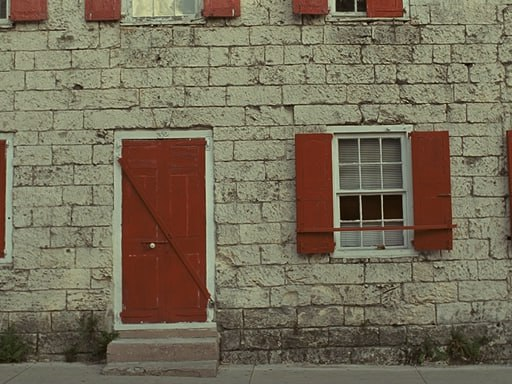
#> input picture edited-image.jpg, 512 x 384 px
$ python main.py
#> lines starting #> are read from the running program, lines starting #| are printed output that depends on the picture; after the words box and inside, x2 and y2 are one past the last pixel; in counts of white or black regions, pixels touching at a corner belong together
import cv2
import numpy as np
import matplotlib.pyplot as plt

# =============================
# 1) READ RGB IMAGE
# =============================
IMAGE_PATH = "edited-image.jpg"

img_bgr = cv2.imread(IMAGE_PATH)
#> img_bgr is the input picture: shape (384, 512, 3); mean B, G, R 88.4, 109, 118.2
if img_bgr is None:
    raise FileNotFoundError("Не знайдено зображення")

img_rgb = cv2.cvtColor(img_bgr, cv2.COLOR_BGR2RGB)

# =============================
# 2) RGB -> GRAY
# =============================
r = img_rgb[:, :, 0].astype(np.float32)
g = img_rgb[:, :, 1].astype(np.float32)
b = img_rgb[:, :, 2].astype(np.float32)

img_gray = 0.299 * r + 0.587 * g + 0.114 * b
img_gray = np.round(img_gray).clip(0, 255).astype(np.uint8)

# =============================
# ФУНКЦІЇ ДЛЯ ПОБУДОВИ ГРАФІКІВ
# =============================
def segment_into_blocks(gray, block):
    H, W = gray.shape
    H2 = (H // block) * block
    W2 = (W // block) * block
    cropped = gray[:H2, :W2]
    blocks = cropped.reshape(H2 // block, block, W2 // block, block).swapaxes(1, 2)
    return blocks, cropped

def compute_features_no_entropy(blocks):
    """
    Без ентропії:
    - variance: для вибору більш "однорідного" сегмента
    - gradient: для вибору більш "деталізованого" сегмента
    """
    bh, bw, bs, _ = blocks.shape
    variance = np.zeros((bh, bw))
    gradient = np.zeros((bh, bw))

    for i in range(bh):
        for j in range(bw):
            blk = blocks[i, j]
            variance[i, j] = np.var(blk)

            gx = np.abs(np.diff(blk.astype(np.int16), axis=1)).mean()
            gy = np.abs(np.diff(blk.astype(np.int16), axis=0)).mean()
            gradient[i, j] = gx + gy

    return variance, gradient

def plot_histograms(pixels, title):
    vals = pixels.flatten()

    plt.figure(figsize=(12, 4))

    # Frequency
    plt.subplot(1, 2, 1)
    plt.hist(vals, bins=256, range=(0, 256))
    plt.title("Частота інтенсивності пікселів")
    plt.xlabel("Інтенсивність (0-255)")
    plt.ylabel("Частота")
    plt.xlim(0, 255)
    plt.ylim(bottom=0)

    # Density
    plt.subplot(1, 2, 2)
    plt.hist(vals, bins=256, range=(0, 256), density=True)
    plt.title("Розподіл інтенсивності пікселів (щільність)")
    plt.xlabel("Інтенсивність (0-255)")
    plt.ylabel("Щільність")
    plt.xlim(0, 255)
    plt.ylim(bottom=0)

    plt.suptitle(title)
    plt.tight_layout()
    plt.show()

# =============================
# Показ RGB і Grayscale
# =============================
plt.figure(figsize=(12, 5))

plt.subplot(1, 2, 1)
plt.imshow(img_rgb)
plt.title("RGB зображення")
plt.axis("off")

plt.subplot(1, 2, 2)
plt.imshow(img_gray, cmap="gray")
plt.title("Зображення у відтінках сірого")
plt.axis("off")

plt.tight_layout()
plt.show()

# Гістограми для whole image
plot_histograms(img_gray, "Гістограма всього зображення (фіксована вісь X: 0..255)")

# =============================
# 3) SEGMENTATION (8 / 16 / 32)
# =============================
for BLOCK_SIZE in [8, 16, 32]:
    blocks, cropped = segment_into_blocks(img_gray, BLOCK_SIZE)
    variance, gradient = compute_features_no_entropy(blocks)

    # 1) First segment = мін variance (найбільш однорідний)
    first_idx = np.unravel_index(np.argmin(variance), variance.shape)

    # 2) Third segment = макс gradient (найбільш деталізований)
    third_idx = np.unravel_index(np.argmax(gradient), gradient.shape)

    # 3) Second segment = "середній" (візьмемо блок з variance ближче до медіани)
    var_flat = variance.flatten()
    median_var = np.median(var_flat)
    second_flat_idx = np.argmin(np.abs(var_flat - median_var))
    second_idx = np.unravel_index(second_flat_idx, variance.shape)

    segments = {
        "Перший сегмент": blocks[first_idx],
        "Другий сегмент": blocks[second_idx],
        "Третій сегмент": blocks[third_idx]
    }

    # ---- Показ розбиття на блоки (рамки) ----
    preview = cv2.cvtColor(cropped, cv2.COLOR_GRAY2BGR)

    for name, (i, j) in zip(segments.keys(), [first_idx, second_idx, third_idx]):
        y0 = i * BLOCK_SIZE
        x0 = j * BLOCK_SIZE
        cv2.rectangle(
            preview,
            (x0, y0),
            (x0 + BLOCK_SIZE - 1, y0 + BLOCK_SIZE - 1),
            (0, 0, 255),
            2
        )

    plt.figure(figsize=(6, 6))
    plt.imshow(cv2.cvtColor(preview, cv2.COLOR_BGR2RGB))
    plt.title(f"Сегментація {BLOCK_SIZE}x{BLOCK_SIZE} (3 вибрані блоки)")
    plt.axis("off")
    plt.tight_layout()
    plt.show()

    # ---- Показ кожного сегмента + гістограм ----
    for name, block in segments.items():
        plt.figure(figsize=(4, 4))
        plt.imshow(block, cmap="gray")
        plt.title(f"{name} ({BLOCK_SIZE}x{BLOCK_SIZE})")
        plt.axis("off")
        plt.tight_layout()
        plt.show()

        plot_histograms(block, f"{name} - Гістограма ({BLOCK_SIZE}x{BLOCK_SIZE})")
#> this loop made 3 passes
#> (first_idx, third_idx, median_var, second_flat_idx, second_idx) on passes 1 to 3: ((18, 39), (12, 50), 375.4, 609, (9, 33)), ((17, 10), (1, 23), 570.6, 497, (15, 17)), ((5, 13), (1, 11), 714.5, 164, (10, 4))
#> pass 1, `variance, gradient = compute_features_no_entropy(blocks)`:
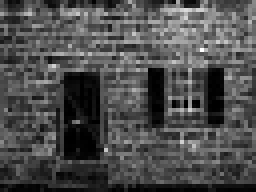
#> gradient: shape (48, 64) float64 (shown 4 times larger); min 0, max 79.86, mean 24.3; drawn with min black and max white
#> pass 1, `plt.show()`:
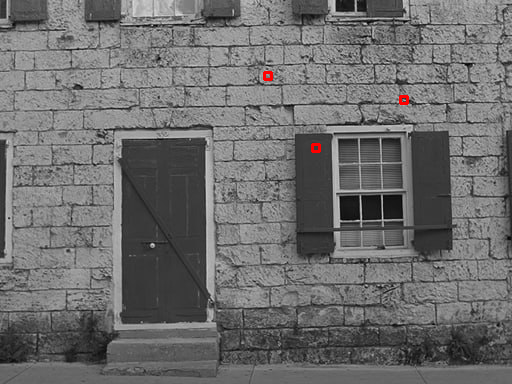
#> shown: shape (384, 512, 3); mean R, G, B 109.6, 109.3, 109.3
#> after the loop:
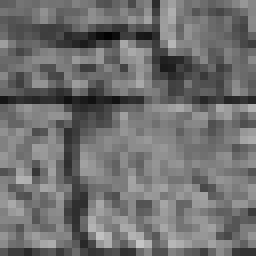
#> block: shape (32, 32) (shown 8 times larger); min 2, max 197, mean 111.2

# 4. Функція розрахування ентропії Шенона
def calculate_shannon_entropy(image):
    # Отримуємо гістограму і нормалізуємо її для отримання ймовірностей
    hist = cv2.calcHist([image], [0], None, [256], [0, 256])
    probs = hist.flatten() / hist.sum()
    # Відфільтровуємо нульові значення для уникнення log(0)
    probs = probs[probs > 0]
    # Формула: H = -sum(p * log2(p))
    entropy = -np.sum(probs * np.log2(probs))
    return entropy


# 5. Функція розрахування міри Хартлі
def calculate_hartley_measure(image):
    # Міра Хартлі базується на кількості унікальних станів (рівнів яскравості)
    unique_values = np.unique(image)
    N = len(unique_values)
    if N > 0:
        return np.log2(N)
    return 0


# 6. Функція розрахування Марковського процесу першого порядку (умовна ентропія)
def calculate_markov_entropy(image):
    # Розраховуємо умовну ентропію H(X|Y) = H(X,Y) - H(Y)
    # Розглядаємо горизонтальні пари сусідніх пікселів
    y = image[:, :-1].flatten()  # поточний піксель
    x = image[:, 1:].flatten()  # наступний піксель

    # Спільна ймовірність p(x, y) через 2D гістограму
    joint_hist, _, _ = np.histogram2d(y, x, bins=256, range=[[0, 256], [0, 256]])
    joint_probs = joint_hist.flatten() / joint_hist.sum()
    joint_probs = joint_probs[joint_probs > 0]
    joint_entropy = -np.sum(joint_probs * np.log2(joint_probs))

    # Маргінальна ймовірність p(y)
    marginal_probs = joint_hist.sum(axis=1) / joint_hist.sum()
    marginal_probs = marginal_probs[marginal_probs > 0]
    marginal_entropy = -np.sum(marginal_probs * np.log2(marginal_probs))

    # Умовна ентропія
    conditional_entropy = joint_entropy - marginal_entropy
    return conditional_entropy

# =============================
# 7) Застосувати функції 4–6 до grayscale (img_gray)
# =============================

# 7.1 Розрахунок для grayscale
sh_gray = calculate_shannon_entropy(img_gray)
#> in calculate_shannon_entropy, `hist = cv2.calcHist([image], [0], None, [256], [0, 256])`: hist = 256 values, max 3893 at index 58, min 0 at index 0, mean 768
#> in calculate_shannon_entropy, `probs = hist.flatten() / hist.sum()`: probs = 256 values, max 0.0198 at index 58, min 0 at index 0, mean 0.00391
#> in calculate_shannon_entropy, `probs = probs[probs > 0]`: probs = 216 values, max 0.0198 at index 56, min 5.09e-06 at index 1, mean 0.00463
#> in calculate_shannon_entropy, `entropy = -np.sum(probs * np.log2(probs))`: entropy = 7.09
#> sh_gray = 7.09
ha_gray = calculate_hartley_measure(img_gray)
#> in calculate_hartley_measure, `unique_values = np.unique(image)`: unique_values = 216 values from 2 to 222
#> in calculate_hartley_measure, `N = len(unique_values)`: N = 216
#> ha_gray = 7.75
mk_gray = calculate_markov_entropy(img_gray)
#> in calculate_markov_entropy, `joint_probs = joint_probs[joint_probs > 0]`: joint_probs = 16542 values, max 0.00753 at index 2843, min 5.1e-06 at index 0, mean 6.05e-05
#> in calculate_markov_entropy, `joint_entropy = -np.sum(joint_probs * np.log2(joint_probs))`: joint_entropy = 12.58
#> in calculate_markov_entropy, `marginal_probs = joint_hist.sum(axis=1) / joint_hist.sum()`: marginal_probs = 256 values, max 0.0198 at index 58, min 0 at index 0, mean 0.00391
#> in calculate_markov_entropy, `marginal_probs = marginal_probs[marginal_probs > 0]`: marginal_probs = 216 values, max 0.0198 at index 56, min 5.1e-06 at index 1, mean 0.00463
#> in calculate_markov_entropy, `marginal_entropy = -np.sum(marginal_probs * np.log2(marginal_probs))`: marginal_entropy = 7.09
#> in calculate_markov_entropy, `conditional_entropy = joint_entropy - marginal_entropy`: conditional_entropy = 5.49
#> mk_gray = 5.49

print("\n=== Пункт 7: Метрики для grayscale (img_gray) ===")
print(f"Shannon (gray): {sh_gray:.4f} bits")
#| Shannon (gray): 7.0943 bits
print(f"Hartley (gray): {ha_gray:.4f} bits")
#| Hartley (gray): 7.7549 bits
print(f"Markov  (gray): {mk_gray:.4f} bits")
#| Markov  (gray): 5.4899 bits

# 7.2 Візуалізація: зліва зображення, справа стовпчики
plt.figure(figsize=(12, 5))

plt.subplot(1, 2, 1)
plt.imshow(img_gray, cmap="gray")
plt.title("Усе зображення (відтінки сірого)")
plt.axis("off")

plt.subplot(1, 2, 2)
metrics_names = ["Шеннон", "Хартлі", "Марков"]
metrics_vals = [sh_gray, ha_gray, mk_gray]
#> metrics_vals = [7.09, 7.75, 5.49]
plt.bar(metrics_names, metrics_vals)
plt.title("Значення ентропій (усе зображення)")
plt.ylabel("Значення (біти)")
for i, v in enumerate(metrics_vals):
    plt.text(i, v, f"{v:.4f}", ha="center", va="bottom")
#> this loop made 3 passes
#> v on passes 1 to 3: 7.09, 7.75, 5.49

plt.tight_layout()
plt.show()
#> figure, not shown here; panel 2: tallest bar 7.75 high, from x = 0.6 to 1.4


# =============================
# 8) Застосувати функції 4–6 до сегментів (8x8, 16x16, 32x32)
# =============================
print("\n=== Пункт 8: Метрики для сегментів (8x8, 16x16, 32x32) ===")

block_sizes = [8, 16, 32]
segment_names = ["Перший сегмент", "Другий сегмент", "Третій сегмент"]
metrics_names = ["Шеннон", "Хартлі", "Марков"]

# Словник для збереження результатів для фінальної гістограми
# Структура: results[metric_name][block_size][segment_name] = value
results = {m: {b: {} for b in block_sizes} for m in metrics_names}
#> results = 3 items

for bs in block_sizes:
    blocks, cropped = segment_into_blocks(img_gray, bs)
    variance, gradient = compute_features_no_entropy(blocks)

    first_idx = np.unravel_index(np.argmin(variance), variance.shape)
    third_idx = np.unravel_index(np.argmax(gradient), gradient.shape)

    var_flat = variance.flatten()
    median_var = np.median(var_flat)
    second_flat_idx = np.argmin(np.abs(var_flat - median_var))
    second_idx = np.unravel_index(second_flat_idx, variance.shape)

    segments = {
        "Перший сегмент": blocks[first_idx],
        "Другий сегмент": blocks[second_idx],
        "Третій сегмент": blocks[third_idx]
    }

    print(f"\n--- Блоки {bs}x{bs} ---")

    for seg_name, seg_img in segments.items():
        sh = calculate_shannon_entropy(seg_img)
        ha = calculate_hartley_measure(seg_img)
        mk = calculate_markov_entropy(seg_img)

        # Зберігаємо результати для загальної гістограми
        results["Шеннон"][bs][seg_name] = sh
        results["Хартлі"][bs][seg_name] = ha
        results["Марков"][bs][seg_name] = mk

        print(f"{seg_name}: Shannon={sh:.4f}, Hartley={ha:.4f}, Markov={mk:.4f}")

        # Візуалізація для кожного сегмента
        plt.figure(figsize=(10, 4))

        plt.subplot(1, 2, 1)
        plt.imshow(seg_img, cmap="gray")
        plt.title(f"{seg_name} ({bs}x{bs})")
        plt.axis("off")

        plt.subplot(1, 2, 2)
        vals = [sh, ha, mk]
        plt.bar(metrics_names, vals, color=['#1f77b4', '#ff7f0e', '#2ca02c'])
        plt.title(f"Ентропії ({seg_name} {bs}x{bs})")
        plt.ylabel("Значення (біти)")
        for i, v in enumerate(vals):
            plt.text(i, v, f"{v:.4f}", ha="center", va="bottom")

        plt.tight_layout()
        plt.show()
#> this loop made 3 passes
#> (first_idx, third_idx, median_var, second_flat_idx, second_idx) on pass 1: ((18, 39), (12, 50), 375.4, 609, (9, 33))
#> (H in segment_into_blocks, W in segment_into_blocks, H2 in segment_into_blocks, W2 in segment_into_blocks, first_idx, third_idx, median_var, second_flat_idx) on pass 2: (384, 512, 384, 512, (17, 10), (1, 23), 570.6, 497)
#> pass 1, `plt.show()`:
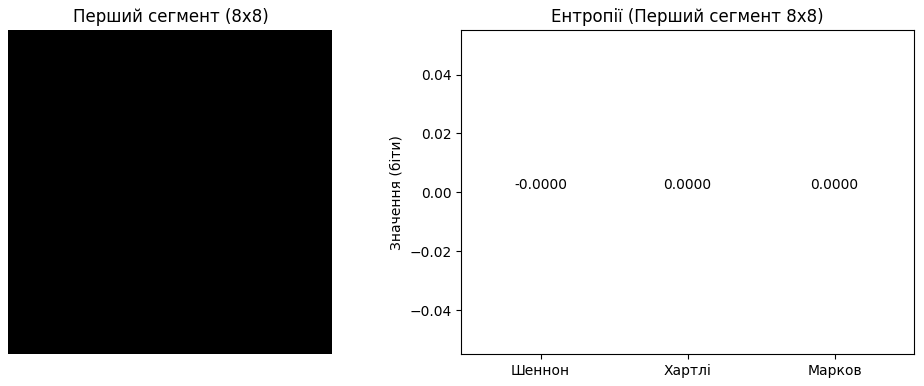
#> figure drawn by matplotlib, 2 panels
#> pass 1, in calculate_markov_entropy (call 3), `joint_hist, _, _ = np.histogram2d(y, x, bins=256, range=[[0, 256], [0,..`:
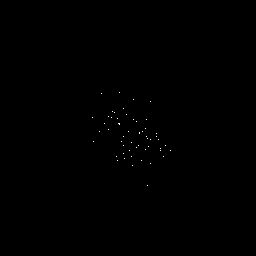
#> joint_hist: shape (256, 256) float64; values 0 (black) and 1 (white), 0.09% white in thin lines or dots, all inside (x1, y1, x2, y2) = (92, 92, 171, 186)
#> pass 1, `plt.show()`:
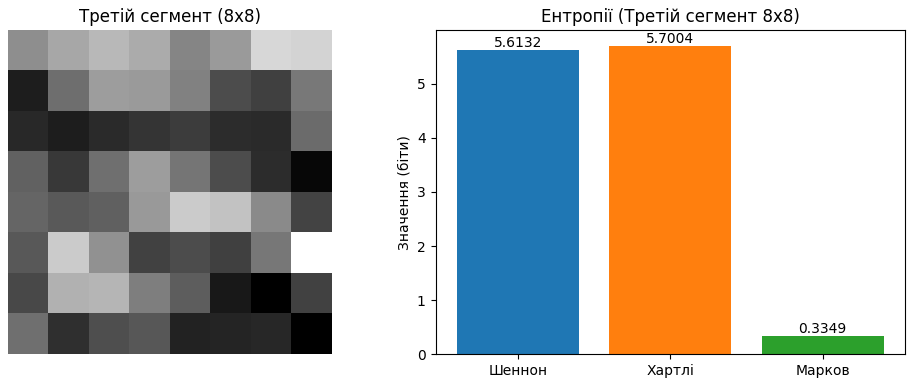
#> figure drawn by matplotlib, 2 panels; panel 2: tallest bar 5.7 high, from x = 0.6 to 1.4

# =============================
# 9) Загальна гістограма порівняння всіх значень
# =============================
print("\n=== Пункт 9: Загальна гістограма порівняння ===")

# Створюємо 3 графіки (по одному на кожну метрику: Шеннон, Хартлі, Марков)
fig, axes = plt.subplots(1, 3, figsize=(18, 6))
fig.suptitle("Порівняння метрик для різних розмірів блоків та сегментів", fontsize=16)

x = np.arange(len(block_sizes))  # Координати по X для розмірів блоків [0, 1, 2]
width = 0.25  # Ширина стовпця

for idx, metric in enumerate(metrics_names):
    ax = axes[idx]

    # Витягуємо значення для всіх розмірів блоків для кожного сегмента
    vals_seg1 = [results[metric][bs]["Перший сегмент"] for bs in block_sizes]
    vals_seg2 = [results[metric][bs]["Другий сегмент"] for bs in block_sizes]
    vals_seg3 = [results[metric][bs]["Третій сегмент"] for bs in block_sizes]

    # Будуємо згруповані стовпці
    rects1 = ax.bar(x - width, vals_seg1, width, label="Перший (мін. дисп.)", color='#1f77b4')
    rects2 = ax.bar(x, vals_seg2, width, label="Другий (мед. дисп.)", color='#ff7f0e')
    rects3 = ax.bar(x + width, vals_seg3, width, label="Третій (макс. град.)", color='#2ca02c')

    ax.set_title(f"Метрика: {metric}")
    ax.set_xlabel("Розмір блоку")
    ax.set_ylabel("Значення (біти)")
    ax.set_xticks(x)
    ax.set_xticklabels([f"{bs}x{bs}" for bs in block_sizes])
    ax.legend()

    # Додаємо числові значення над стовпцями
    for rects in [rects1, rects2, rects3]:
        for rect in rects:
            height = rect.get_height()
            ax.annotate(f'{height:.2f}',
                        xy=(rect.get_x() + rect.get_width() / 2, height),
                        xytext=(0, 3),  # зсув на 3 пікселі вгору
                        textcoords="offset points",
                        ha='center', va='bottom', fontsize=9)
#> this loop made 3 passes
#> (metric, vals_seg1, vals_seg2, vals_seg3) on passes 1 to 3: ('Шеннон', [0, 1.54, 2.55], [5.18, 6.11, 6.2], [5.61, 6.84, 6.9]), ('Хартлі', [0, 2.32, 3.46], [5.36, 6.41, 6.88], [5.7, 7.08, 7.28]), ('Марков', [0, 1.05, 1.58], [0.724, 1.75, 2.54], [0.335, 1.06, 2.95])

plt.tight_layout()
plt.show()
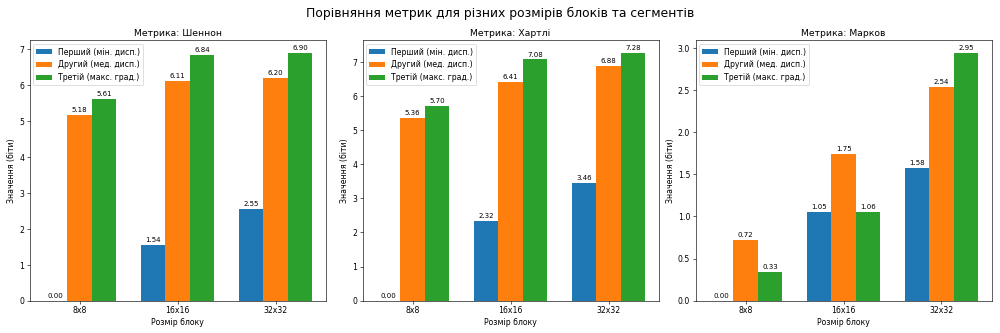
#> figure drawn by matplotlib, 3 panels; panel 1: tallest bar 2.55 high, from x = 1.62 to 1.88; panel 1: tallest bar 6.2 high, from x = 1.88 to 2.12; panel 1: tallest bar 6.9 high, from x = 2.12 to 2.38; panel 2: tallest bar 3.46 high, from x = 1.62 to 1.88
